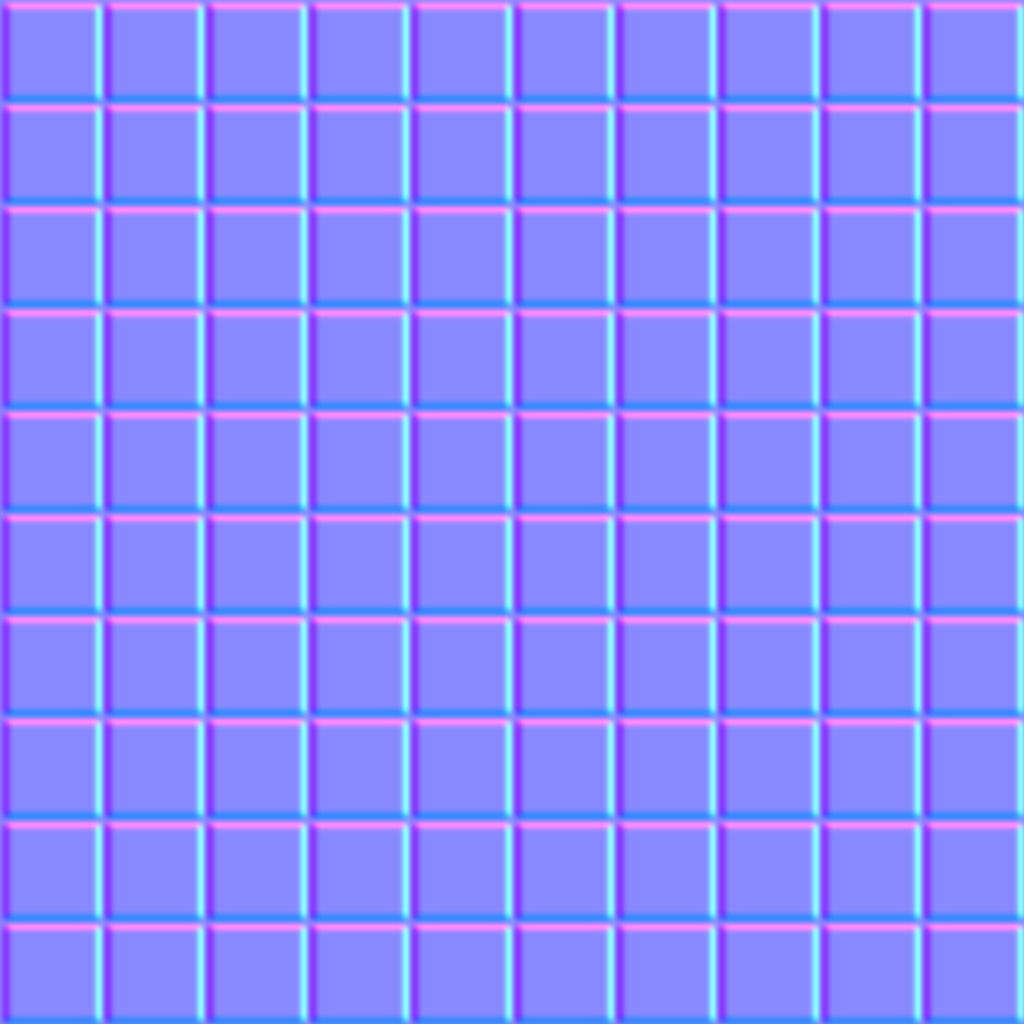

Here is the Python script that generated this plot:
from PIL import Image
from PIL import ImageFilter


img = Image.open("Lenna.png")
img = img.convert("L")
border = 2
half_border = int(border/2)
w, h = img.size
wb = w+border
hb = h+border
wbb = w+half_border
hbb = h+half_border
# 1 px Rand wird hinzugefügt für den Kernel Filter
img_copy = img.resize((wb,hb))
img_copy.paste(img, (border,border))

# Kernel Filter wird Angewendet für den Slope x und Slope y
blur = img_copy.filter(ImageFilter.GaussianBlur(radius=2))
gradient_x = blur.filter(ImageFilter.Kernel((3,3),
                     (1,2,1,0,0,0,-1,-2,-1),1,0))
gradient_y = blur.filter(ImageFilter.Kernel((3,3),
                     (1,0,-1,2,0,-2,1,0,-1),1,0))
#Ziemlich schlechter B Kanal mit weiss
blue = img.point(lambda i: i * 10)

# 1 Px Rand wird wieder abgeschnitten
gradient_x = gradient_x.crop((half_border,half_border,wbb,hbb))
gradient_y = gradient_y.crop((half_border,half_border,wbb,hbb))


# Alles wird zusammengefügt
normal = Image.merge("RGB",(gradient_x,gradient_y,blue))


#Shift von -1,1 zu 0,1 in 8 Bit
normal = normal.point(lambda i: i / 2 + 125)
normal.show()
normal.save("normal.png")
